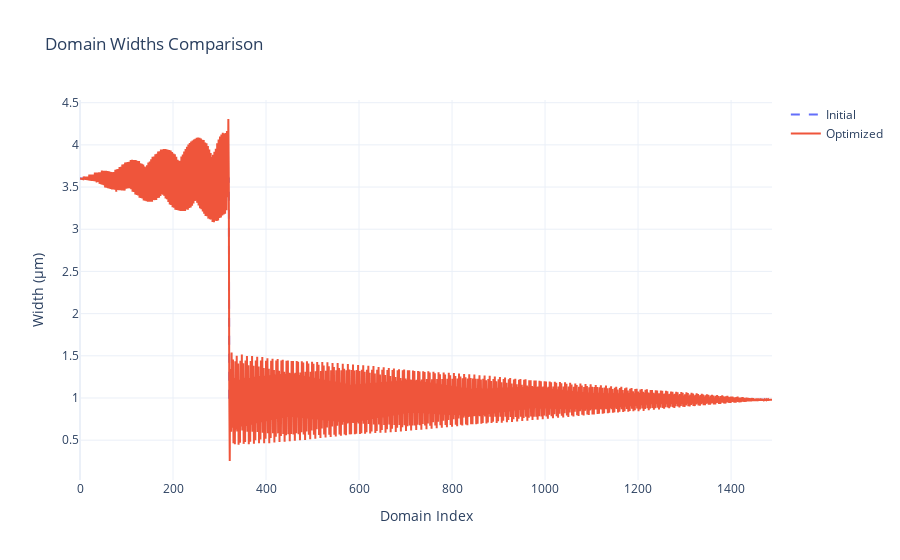
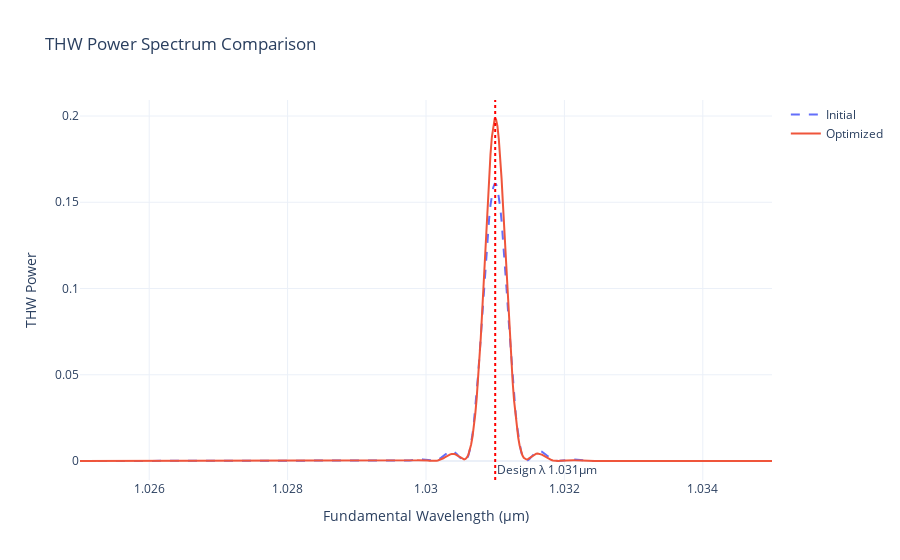
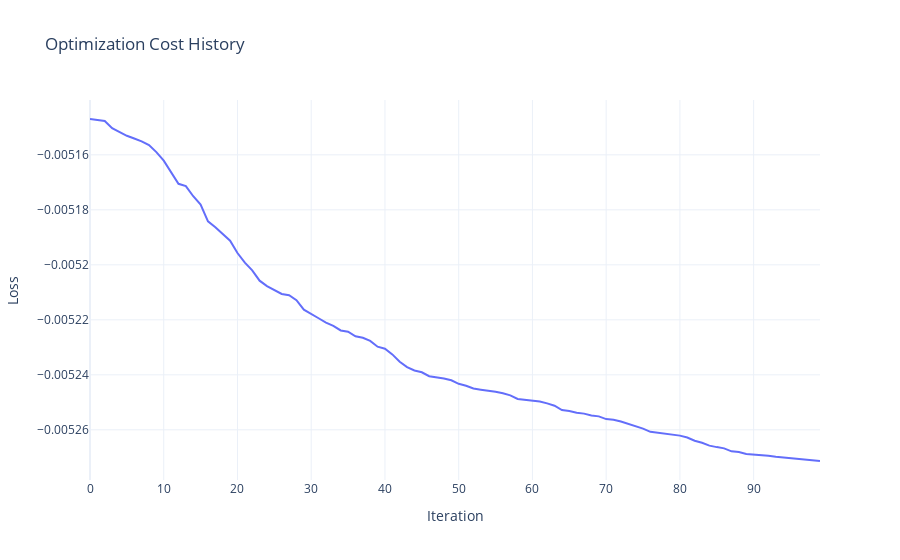

Write notebook code for charts like these, in order.
### Code cell
# 4. Visualize the results
print("4. Visualizing optimization results...")
plot_domain_widths(initial_widths, optimized_widths)
plot_thw_power_spectrum(initial_widths, optimized_widths, sim_params, config)
plot_cost_history(loss_history)
print(optimized_widths.shape)

# jnp.save(f"../datasets/optimized_thg_2000_{config.num_domains}_e4.npy", optimized_widths)

### Figure 1 — Plotly figure (JSON) as saved in the notebook; plotly's stock layout.template omitted (floating-point values rounded to 4 significant figures; data arrays with more than 128 entries replaced by an {"elided": "..."} marker saying what was removed)
{"data": [{"line": {"dash": "dash"}, "mode": "lines", "name": "Initial", "type": "scatter", "y": {"elided": "1489 float values"}}, {"mode": "lines", "name": "Optimized", "type": "scatter", "y": {"elided": "1489 float values"}}], "layout": {"title": {"text": "Domain Widths Comparison"}, "xaxis": {"title": {"text": "Domain Index"}}, "yaxis": {"title": {"text": "Width (μm)"}}}}

### Figure 2 — Plotly figure (JSON) as saved in the notebook; plotly's stock layout.template omitted (floating-point values rounded to 4 significant figures; data arrays with more than 128 entries replaced by an {"elided": "..."} marker saying what was removed)
{"data": [{"line": {"dash": "dash"}, "mode": "lines", "name": "Initial", "type": "scatter", "x": {"elided": "500 float values"}, "y": {"elided": "500 float values"}}, {"mode": "lines", "name": "Optimized", "type": "scatter", "x": {"elided": "500 float values"}, "y": {"elided": "500 float values"}}], "layout": {"annotations": [{"showarrow": false, "text": "Design λ 1.031μm", "x": 1.031, "xanchor": "left", "xref": "x", "y": 0, "yanchor": "bottom", "yref": "y domain"}], "shapes": [{"line": {"color": "red", "dash": "dot"}, "type": "line", "x0": 1.031, "x1": 1.031, "xref": "x", "y0": 0, "y1": 1, "yref": "y domain"}], "title": {"text": "THW Power Spectrum Comparison"}, "xaxis": {"title": {"text": "Fundamental Wavelength (μm)"}}, "yaxis": {"title": {"text": "THW Power"}}}}

### Figure 3 — Plotly figure (JSON) as saved in the notebook; plotly's stock layout.template omitted (floating-point values rounded to 4 significant figures)
{"data": [{"mode": "lines", "name": "Loss", "type": "scatter", "y": [-0.005147, -0.005147, -0.005148, -0.00515, -0.005152, -0.005153, -0.005154, -0.005155, -0.005156, -0.005159, -0.005162, -0.005166, -0.005171, -0.005171, -0.005175, -0.005178, -0.005184, -0.005186, -0.005189, -0.005191, -0.005196, -0.005199, -0.005202, -0.005206, -0.005208, -0.005209, -0.005211, -0.005211, -0.005213, -0.005216, -0.005218, -0.005219, -0.005221, -0.005222, -0.005224, -0.005224, -0.005226, -0.005227, -0.005228, -0.00523, -0.00523, -0.005233, -0.005235, -0.005237, -0.005238, -0.005239, -0.005241, -0.005241, -0.005241, -0.005242, -0.005243, -0.005244, -0.005245, -0.005245, -0.005246, -0.005246, -0.005247, -0.005247, -0.005249, -0.005249, -0.005249, -0.00525, -0.00525, -0.005251, -0.005253, -0.005253, -0.005254, -0.005254, -0.005255, -0.005255, -0.005256, -0.005256, -0.005257, -0.005258, -0.005259, -0.00526, -0.005261, -0.005261, -0.005262, -0.005262, -0.005262, -0.005263, -0.005264, -0.005265, -0.005266, -0.005266, -0.005267, -0.005268, -0.005268, -0.005269, -0.005269, -0.005269, -0.005269, -0.00527, -0.00527, -0.00527, -0.005271, -0.005271, -0.005271, -0.005271]}], "layout": {"title": {"text": "Optimization Cost History"}, "xaxis": {"title": {"text": "Iteration"}}, "yaxis": {"title": {"text": "Loss"}}}}
